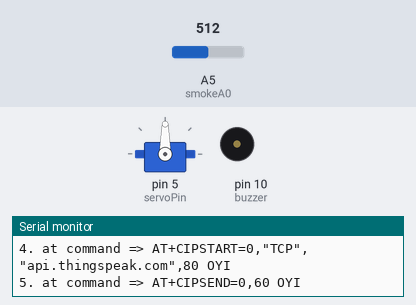
The sketch below on a simulated Arduino Uno, built with avr-gcc and run on an emulated ATmega328P. Shown: servo, buzzer (waves = sounding, pin HIGH), the last lines printed to the serial monitor. Inputs (shaded band) come from the test bench; at power-on: A5 (smokeA0) = 512. The modem accepts every AT command (registered, SIM ready, sends succeed) and sends nothing else.

Above: at 1.2 s.
1.3 s: A5 (smokeA0) set to 785
5.0 s: A5 (smokeA0) set to 816
At 6.2 s:
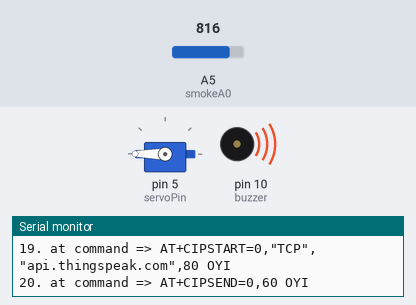
6.7 s: A5 (smokeA0) set to 80
At 8.0 s:
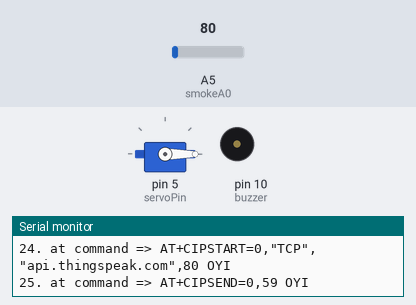
8.5 s: A5 (smokeA0) set to 1023
At 9.7 s:
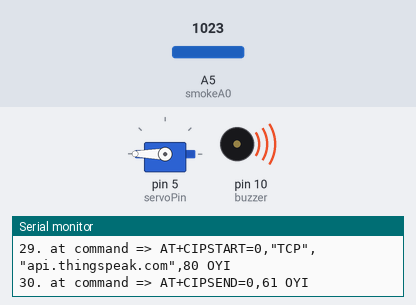
Timing chart, 0 to 11.2 s (numbered marks = the images above; inputs shaded):
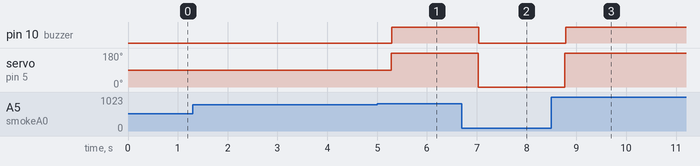

Measured:
- the behaviour switches between 800 and 801 on A5 (smokeA0) (found by bisection; images 0 and 1)
- after the input at 5.0 s, pin 10 (buzzer): LOW → HIGH after 0.30 s; servo on pin 5 (servoPin): 90° → 180° after 0.28 s
- after the input at 6.7 s, pin 10 (buzzer): HIGH → LOW after 0.34 s; servo on pin 5 (servoPin): 180° → 0° after 0.33 s
- after the input at 8.5 s, pin 10 (buzzer): LOW → HIGH after 0.28 s; servo on pin 5 (servoPin): 0° → 180° after 0.27 s

The sketch:

Networks_Project.ino
```cpp
//// Start of the communication variables and constants
//
      #include <SoftwareSerial.h>
      #define RX 2
      #define TX 3


      String AP = "WE_9ECDBE";       // AP NAME
      String PASS = "j9d02620"; // AP PASSWORD
      String API = "0YABO95QVPFSTWJK";   // Write API KEY
      String HOST = "api.thingspeak.com";
      String PORT = "80";
      int countTrueCommand;
      int countTimeCommand;
      boolean found = false;

      SoftwareSerial esp8266(RX,TX);
//
////End of communication varaibles and definitions

//________________________________________________________//

//// Start of hardware libraries, bins definitions, variables
      #include <Servo.h>

      int buzzer = 10;
      int smokeA0 = A5;
      int sensorThres = 800;
      int servoPin = 5;

      Servo myservo;

      int pos = 0;

//
////End of Start of hardware libraries, bins definitions, variables

//_____________________________________________________________//
void sendCommand(String command, int maxTime, char readReplay[]) {
  Serial.print(countTrueCommand);
  Serial.print(". at command => ");
  Serial.print(command);
  Serial.print(" ");
  while(countTimeCommand < (maxTime*1))
  {
    esp8266.println(command);//at+cipsend
    if(esp8266.find(readReplay))//ok
    {
      found = true;
      break;
    }

    countTimeCommand++;
  }

  if(found == true)
  {
    Serial.println("OYI");
    countTrueCommand++;
    countTimeCommand = 0;
  }

  if(found == false)
  {
    Serial.println("Fail");
    countTrueCommand = 0;
    countTimeCommand = 0;
  }

  found = false;
 }

void setup() {

  pinMode(buzzer, OUTPUT);
  pinMode(smokeA0, INPUT);
  myservo.attach(servoPin);

  //______________//
  Serial.begin(9600);
  esp8266.begin(9600);
  sendCommand("AT",5,"OK");
  sendCommand("AT+CWMODE=1",5,"OK");
  sendCommand("AT+CWJAP=\""+ AP +"\",\""+ PASS +"\"",20,"OK");
  //______________//
}

void loop() {

 String getData = "GET /update?api_key="+ API +"&field1="+getGasValue()+"&field2="+getServo_Status();
 sendCommand("AT+CIPMUX=1",5,"OK");
 sendCommand("AT+CIPSTART=0,\"TCP\",\""+ HOST +"\","+ PORT,15,"OK");
 sendCommand("AT+CIPSEND=0," +String(getData.length()+4),4,">");
 esp8266.println(getData);
 delay(1500);countTrueCommand++;
 sendCommand("AT+CIPCLOSE=0",5,"OK");
}


String getGasValue(){
 int gasSensor = analogRead(smokeA0);
    if (gasSensor > sensorThres)
  {
//       myservo.write(360);
       if(pos == 0)setHigh();
       digitalWrite(buzzer, HIGH);
  }
  else
  {
//    myservo.write(0);
    if(pos == 180)setLow();
    digitalWrite(buzzer,LOW);
  }

   Serial.print(" Gas Level= ");
   Serial.println(gasSensor);
     Serial.println(pos);

   delay(50);
   return String(gasSensor);

}


String getServo_Status(){
  Serial.println("in");
  Serial.println(pos);
  if(pos > 90 )
    return "1";
   else
   return "0";
}

void setHigh(){
    pos = 180;
    myservo.write(180);              // tell servo to go to position in variable 'pos'
    Serial.println(pos);
    delay(15);                       // waits 15ms for the servo to reach the position
}

void setLow(){
    pos = 0;
    myservo.write(0);              // tell servo to go to position in variable 'pos'
    Serial.println(pos);
    delay(15);                       // waits 15ms for the servo to reach the position
  }


//void sendCommand(String command, int maxTime, char readReplay[]) {
//  Serial.print(countTrueCommand);
//  Serial.print(". at command => ");
//  Serial.print(command);
//  Serial.print(" ");
//  while(countTimeCommand < (maxTime*1))
//  {
//    esp8266.println(command);//at+cipsend
//    if(esp8266.find(readReplay))//ok
//    {
//      found = true;
//      break;
//    }
//
//    countTimeCommand++;
//  }
//
//  if(found == true)
//  {
//    Serial.println("OYI");
//    countTrueCommand++;
//    countTimeCommand = 0;
//  }
//
//  if(found == false)
//  {
//    Serial.println("Fail");
//    countTrueCommand = 0;
//    countTimeCommand = 0;
//  }
//
//  found = false;
// }
```
